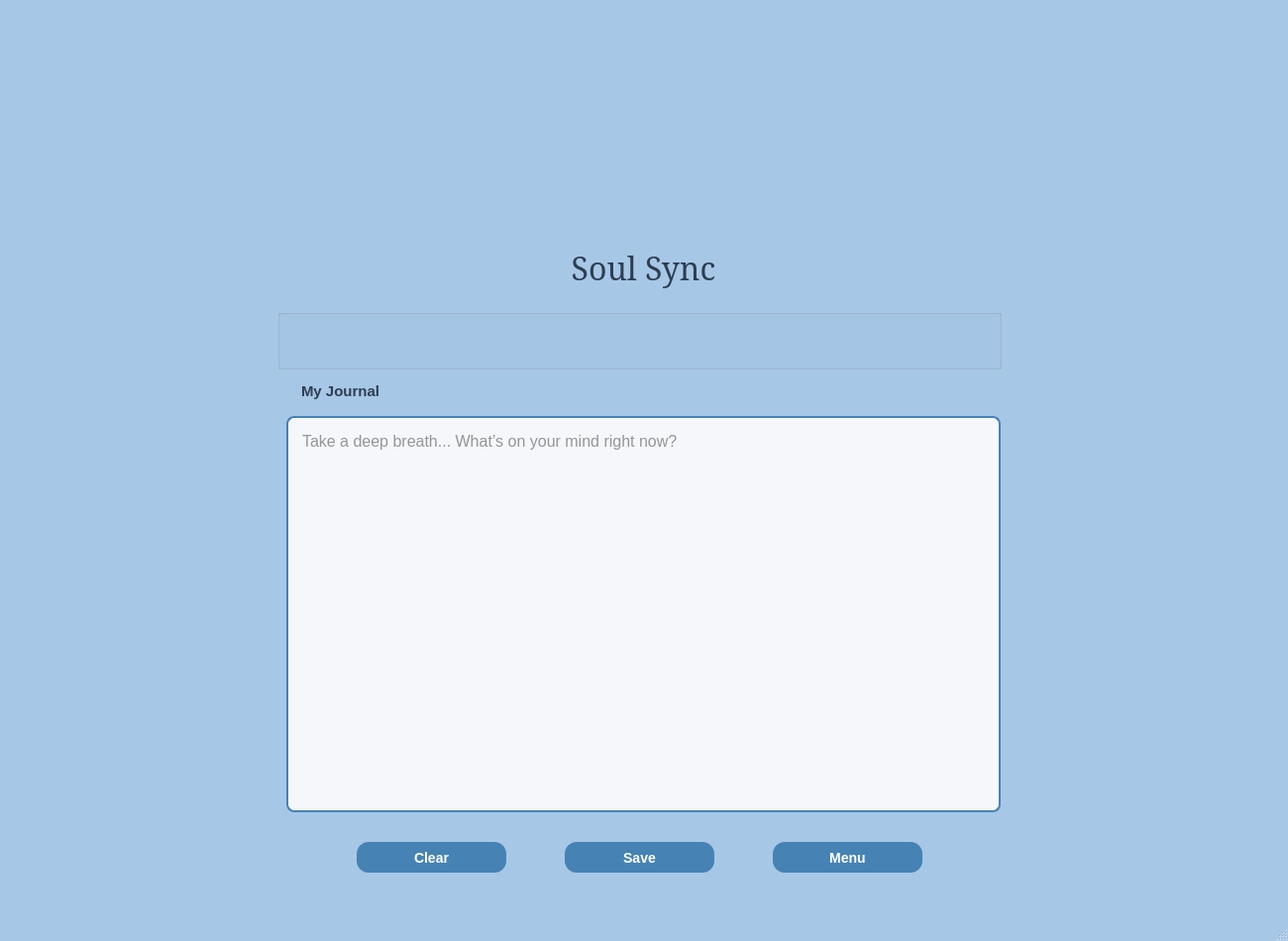
<?xml version="1.0" encoding="UTF-8"?>
<ui version="4.0">
 <class>MainWindow</class>
 <widget class="QMainWindow" name="MainWindow">
  <property name="geometry">
   <rect>
    <x>0</x>
    <y>0</y>
    <width>1300</width>
    <height>950</height>
   </rect>
  </property>
  <property name="palette">
   <palette>
    <active>
     <colorrole role="Base">
      <brush brushstyle="SolidPattern">
       <color alpha="255">
        <red>255</red>
        <green>255</green>
        <blue>255</blue>
       </color>
      </brush>
     </colorrole>
     <colorrole role="Window">
      <brush brushstyle="SolidPattern">
       <color alpha="255">
        <red>167</red>
        <green>199</green>
        <blue>231</blue>
       </color>
      </brush>
     </colorrole>
    </active>
    <inactive>
     <colorrole role="Base">
      <brush brushstyle="SolidPattern">
       <color alpha="255">
        <red>255</red>
        <green>255</green>
        <blue>255</blue>
       </color>
      </brush>
     </colorrole>
     <colorrole role="Window">
      <brush brushstyle="SolidPattern">
       <color alpha="255">
        <red>167</red>
        <green>199</green>
        <blue>231</blue>
       </color>
      </brush>
     </colorrole>
    </inactive>
    <disabled>
     <colorrole role="Base">
      <brush brushstyle="SolidPattern">
       <color alpha="255">
        <red>167</red>
        <green>199</green>
        <blue>231</blue>
       </color>
      </brush>
     </colorrole>
     <colorrole role="Window">
      <brush brushstyle="SolidPattern">
       <color alpha="255">
        <red>167</red>
        <green>199</green>
        <blue>231</blue>
       </color>
      </brush>
     </colorrole>
    </disabled>
   </palette>
  </property>
  <property name="windowTitle">
   <string>Soul Sync</string>
  </property>
  <widget class="QWidget" name="centralwidget">
   <widget class="QLabel" name="label">
    <property name="geometry">
     <rect>
      <x>554</x>
      <y>50</y>
      <width>191</width>
      <height>181</height>
     </rect>
    </property>
    <property name="text">
     <string/>
    </property>
    <property name="pixmap">
     <pixmap>soul_sync_logo.jpg</pixmap>
    </property>
    <property name="scaledContents">
     <bool>true</bool>
    </property>
   </widget>
   <widget class="QLabel" name="label_2">
    <property name="geometry">
     <rect>
      <x>554</x>
      <y>250</y>
      <width>191</width>
      <height>41</height>
     </rect>
    </property>
    <property name="font">
     <font>
      <family>MS Serif</family>
      <pointsize>24</pointsize>
     </font>
    </property>
    <property name="styleSheet">
     <string notr="true">QLabel{color: #2C3E50;
}</string>
    </property>
    <property name="text">
     <string>Soul Sync</string>
    </property>
    <property name="alignment">
     <set>Qt::AlignCenter</set>
    </property>
   </widget>
   <widget class="QTextEdit" name="journal_textedit">
    <property name="geometry">
     <rect>
      <x>289</x>
      <y>420</y>
      <width>721</width>
      <height>400</height>
     </rect>
    </property>
    <property name="styleSheet">
     <string notr="true">QTextEdit {
    background-color: #F5F7FA; 
    color: #333333;
    font-size: 16px;
    font-family: &quot;Arial&quot;, sans-serif;
    border: 2px solid #4682B4; 
    border-radius: 8px; 
    padding: 10px;
}


QTextEdit:focus {
    border: 2px solid #5A9BD6; 
    background-color: #FFFFFF; 
}</string>
    </property>
    <property name="placeholderText">
     <string>Take a deep breath... What’s on your mind right now?</string>
    </property>
   </widget>
   <widget class="QPushButton" name="clear_btn">
    <property name="geometry">
     <rect>
      <x>360</x>
      <y>850</y>
      <width>151</width>
      <height>31</height>
     </rect>
    </property>
    <property name="styleSheet">
     <string notr="true">QPushButton {
    background-color: #4682B4;
    color: white;
    font-size: 14px;
    font-weight: bold;
    border: none;
    border-radius: 12px; 
    padding: 10px 20px;
    min-width: 100px;
    transition: background-color 0.3s ease-in-out, transform 0.1s;
}


QPushButton:hover {
    background-color: #5A9BD6;
}


QPushButton:pressed {
    background-color: #36648B;
    transform: scale(0.98); 
}
</string>
    </property>
    <property name="text">
     <string>Clear</string>
    </property>
   </widget>
   <widget class="QPushButton" name="save_btn">
    <property name="geometry">
     <rect>
      <x>570</x>
      <y>850</y>
      <width>151</width>
      <height>31</height>
     </rect>
    </property>
    <property name="styleSheet">
     <string notr="true">QPushButton {
    background-color: #4682B4;
    color: white;
    font-size: 14px;
    font-weight: bold;
    border: none;
    border-radius: 12px; 
    padding: 10px 20px;
    min-width: 100px;
    transition: background-color 0.3s ease-in-out, transform 0.1s;
}


QPushButton:hover {
    background-color: #5A9BD6;
}


QPushButton:pressed {
    background-color: #36648B;
    transform: scale(0.98); 
}
</string>
    </property>
    <property name="text">
     <string>Save</string>
    </property>
   </widget>
   <widget class="QPushButton" name="menu_btn">
    <property name="geometry">
     <rect>
      <x>780</x>
      <y>850</y>
      <width>151</width>
      <height>31</height>
     </rect>
    </property>
    <property name="styleSheet">
     <string notr="true">QPushButton {
    background-color: #4682B4;
    color: white;
    font-size: 14px;
    font-weight: bold;
    border: none;
    border-radius: 12px; 
    padding: 10px 20px;
    min-width: 100px;
    transition: background-color 0.3s ease-in-out, transform 0.1s;
}


QPushButton:hover {
    background-color: #5A9BD6;
}


QPushButton:pressed {
    background-color: #36648B;
    transform: scale(0.98); 
}
</string>
    </property>
    <property name="text">
     <string>Menu</string>
    </property>
   </widget>
   <widget class="QLabel" name="label_3">
    <property name="geometry">
     <rect>
      <x>290</x>
      <y>375</y>
      <width>191</width>
      <height>41</height>
     </rect>
    </property>
    <property name="styleSheet">
     <string notr="true">QLabel{
    font-size: 15px;
    font-weight: bold;
    color: #2C3E50; 
    padding: 10px;
    border-bottom: 2px solid #5A9BD6; 
    text-align: center;
}
</string>
    </property>
    <property name="text">
     <string>My Journal</string>
    </property>
   </widget>
   <widget class="QGroupBox" name="groupBox">
    <property name="geometry">
     <rect>
      <x>280</x>
      <y>312</y>
      <width>731</width>
      <height>61</height>
     </rect>
    </property>
    <property name="title">
     <string/>
    </property>
    <widget class="QLabel" name="error_label">
     <property name="geometry">
      <rect>
       <x>0</x>
       <y>0</y>
       <width>731</width>
       <height>61</height>
      </rect>
     </property>
     <property name="text">
      <string/>
     </property>
     <property name="alignment">
      <set>Qt::AlignCenter</set>
     </property>
    </widget>
   </widget>
  </widget>
  <widget class="QMenuBar" name="menubar">
   <property name="geometry">
    <rect>
     <x>0</x>
     <y>0</y>
     <width>1300</width>
     <height>22</height>
    </rect>
   </property>
  </widget>
  <widget class="QStatusBar" name="statusbar"/>
 </widget>
 <resources/>
 <connections/>
</ui>
